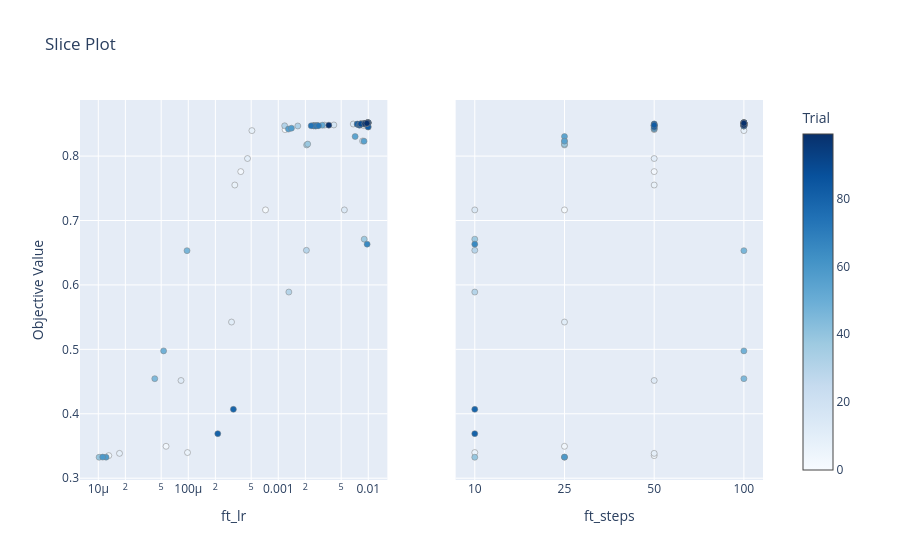

This figure's notebook cell:
### Code cell
fig_slice = plot_slice(study, params=params_to_plot_FT)
fig_slice.show()
